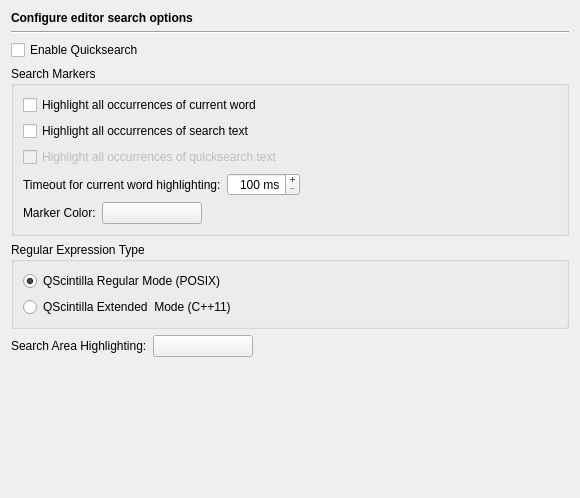
<?xml version="1.0" encoding="UTF-8"?>
<ui version="4.0">
 <class>EditorSearchPage</class>
 <widget class="QWidget" name="EditorSearchPage">
  <property name="geometry">
   <rect>
    <x>0</x>
    <y>0</y>
    <width>576</width>
    <height>498</height>
   </rect>
  </property>
  <layout class="QVBoxLayout" name="verticalLayout_2">
   <item>
    <widget class="QLabel" name="headerLabel">
     <property name="text">
      <string>&lt;b&gt;Configure editor search options&lt;/b&gt;</string>
     </property>
    </widget>
   </item>
   <item>
    <widget class="Line" name="line3">
     <property name="frameShape">
      <enum>QFrame::HLine</enum>
     </property>
     <property name="frameShadow">
      <enum>QFrame::Sunken</enum>
     </property>
     <property name="orientation">
      <enum>Qt::Horizontal</enum>
     </property>
    </widget>
   </item>
   <item>
    <widget class="QCheckBox" name="quicksearchCheckBox">
     <property name="toolTip">
      <string>Select to perform a search while entering the text to search for.</string>
     </property>
     <property name="text">
      <string>Enable Quicksearch</string>
     </property>
    </widget>
   </item>
   <item>
    <widget class="QGroupBox" name="searckMarkersBox">
     <property name="title">
      <string>Search Markers</string>
     </property>
     <layout class="QVBoxLayout">
      <item>
       <widget class="QCheckBox" name="occurrencesMarkersEnabledCheckBox">
        <property name="toolTip">
         <string>Select, whether markers for all occurrences of the current word shall be shown</string>
        </property>
        <property name="text">
         <string>Highlight all occurrences of current word</string>
        </property>
       </widget>
      </item>
      <item>
       <widget class="QCheckBox" name="searchMarkersEnabledCheckBox">
        <property name="toolTip">
         <string>Select, whether search markers shall be shown for a standard search</string>
        </property>
        <property name="text">
         <string>Highlight all occurrences of search text</string>
        </property>
       </widget>
      </item>
      <item>
       <widget class="QCheckBox" name="quicksearchMarkersEnabledCheckBox">
        <property name="enabled">
         <bool>false</bool>
        </property>
        <property name="toolTip">
         <string>Select, whether search markers shall be shown for a quicksearch</string>
        </property>
        <property name="text">
         <string>Highlight all occurrences of quicksearch text</string>
        </property>
       </widget>
      </item>
      <item>
       <layout class="QHBoxLayout">
        <item>
         <widget class="QLabel" name="label">
          <property name="text">
           <string>Timeout for current word highlighting:</string>
          </property>
         </widget>
        </item>
        <item>
         <widget class="QSpinBox" name="markOccurrencesTimeoutSpinBox">
          <property name="toolTip">
           <string>Enter the time in milliseconds after which occurrences of the current word shall be highlighted</string>
          </property>
          <property name="alignment">
           <set>Qt::AlignRight|Qt::AlignTrailing|Qt::AlignVCenter</set>
          </property>
          <property name="buttonSymbols">
           <enum>QAbstractSpinBox::PlusMinus</enum>
          </property>
          <property name="correctionMode">
           <enum>QAbstractSpinBox::CorrectToNearestValue</enum>
          </property>
          <property name="suffix">
           <string> ms</string>
          </property>
          <property name="minimum">
           <number>100</number>
          </property>
          <property name="maximum">
           <number>5000</number>
          </property>
          <property name="singleStep">
           <number>100</number>
          </property>
         </widget>
        </item>
        <item>
         <spacer>
          <property name="orientation">
           <enum>Qt::Horizontal</enum>
          </property>
          <property name="sizeHint" stdset="0">
           <size>
            <width>40</width>
            <height>20</height>
           </size>
          </property>
         </spacer>
        </item>
       </layout>
      </item>
      <item>
       <layout class="QHBoxLayout">
        <item>
         <widget class="QLabel" name="TextLabel2_2_2_2_2_2">
          <property name="text">
           <string>Marker Color:</string>
          </property>
         </widget>
        </item>
        <item>
         <widget class="QPushButton" name="searchMarkerButton">
          <property name="minimumSize">
           <size>
            <width>100</width>
            <height>0</height>
           </size>
          </property>
          <property name="toolTip">
           <string>Select the color for the search markers.</string>
          </property>
          <property name="text">
           <string/>
          </property>
         </widget>
        </item>
        <item>
         <spacer>
          <property name="orientation">
           <enum>Qt::Horizontal</enum>
          </property>
          <property name="sizeHint" stdset="0">
           <size>
            <width>40</width>
            <height>20</height>
           </size>
          </property>
         </spacer>
        </item>
       </layout>
      </item>
     </layout>
    </widget>
   </item>
   <item>
    <widget class="QGroupBox" name="regexpModeBox">
     <property name="title">
      <string>Regular Expression Type</string>
     </property>
     <layout class="QVBoxLayout" name="verticalLayout">
      <item>
       <widget class="QRadioButton" name="regexpPosixButton">
        <property name="toolTip">
         <string>Select to used the QScintilla POSIX alike regular expression mode.</string>
        </property>
        <property name="text">
         <string>QScintilla Regular Mode (POSIX)</string>
        </property>
        <property name="checked">
         <bool>true</bool>
        </property>
       </widget>
      </item>
      <item>
       <widget class="QRadioButton" name="regexpCxx11Button">
        <property name="toolTip">
         <string>Select to used the QScintilla extended (C++11) regular expression mode.</string>
        </property>
        <property name="text">
         <string>QScintilla Extended  Mode (C++11)</string>
        </property>
       </widget>
      </item>
     </layout>
    </widget>
   </item>
   <item>
    <layout class="QHBoxLayout" name="horizontalLayout_8">
     <item>
      <widget class="QLabel" name="highlightingBackgroundLabel">
       <property name="text">
        <string>Search Area Highlighting:</string>
       </property>
      </widget>
     </item>
     <item>
      <widget class="QPushButton" name="highlightingBackgroundButton">
       <property name="minimumSize">
        <size>
         <width>100</width>
         <height>0</height>
        </size>
       </property>
       <property name="toolTip">
        <string>Select the color for the highlighting of the search area, if it is not the whole document.</string>
       </property>
       <property name="text">
        <string/>
       </property>
      </widget>
     </item>
     <item>
      <spacer name="spacer">
       <property name="orientation">
        <enum>Qt::Horizontal</enum>
       </property>
       <property name="sizeType">
        <enum>QSizePolicy::Expanding</enum>
       </property>
       <property name="sizeHint" stdset="0">
        <size>
         <width>347</width>
         <height>20</height>
        </size>
       </property>
      </spacer>
     </item>
    </layout>
   </item>
   <item>
    <spacer>
     <property name="orientation">
      <enum>Qt::Vertical</enum>
     </property>
     <property name="sizeHint" stdset="0">
      <size>
       <width>558</width>
       <height>231</height>
      </size>
     </property>
    </spacer>
   </item>
  </layout>
 </widget>
 <tabstops>
  <tabstop>quicksearchCheckBox</tabstop>
  <tabstop>occurrencesMarkersEnabledCheckBox</tabstop>
  <tabstop>searchMarkersEnabledCheckBox</tabstop>
  <tabstop>quicksearchMarkersEnabledCheckBox</tabstop>
  <tabstop>markOccurrencesTimeoutSpinBox</tabstop>
  <tabstop>searchMarkerButton</tabstop>
  <tabstop>regexpPosixButton</tabstop>
  <tabstop>regexpCxx11Button</tabstop>
 </tabstops>
 <resources/>
 <connections>
  <connection>
   <sender>quicksearchCheckBox</sender>
   <signal>toggled(bool)</signal>
   <receiver>quicksearchMarkersEnabledCheckBox</receiver>
   <slot>setEnabled(bool)</slot>
   <hints>
    <hint type="sourcelabel">
     <x>87</x>
     <y>53</y>
    </hint>
    <hint type="destinationlabel">
     <x>106</x>
     <y>178</y>
    </hint>
   </hints>
  </connection>
 </connections>
</ui>
